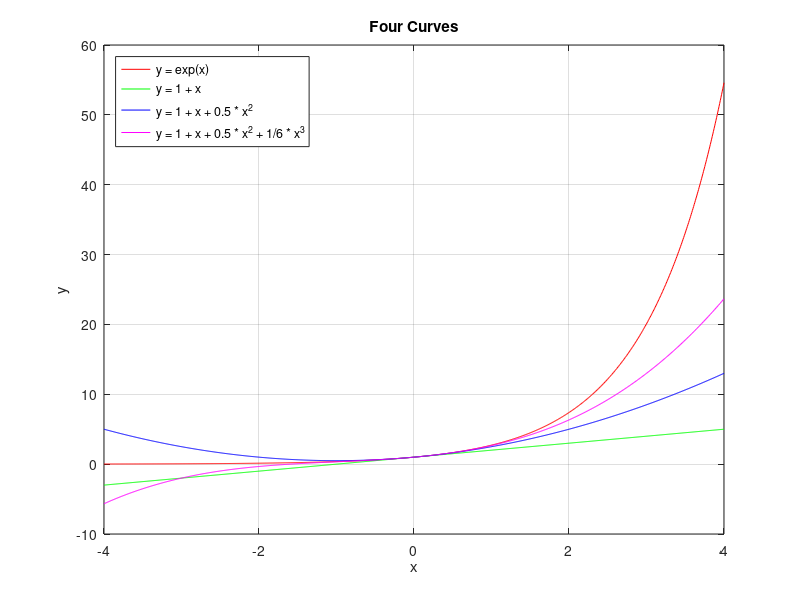
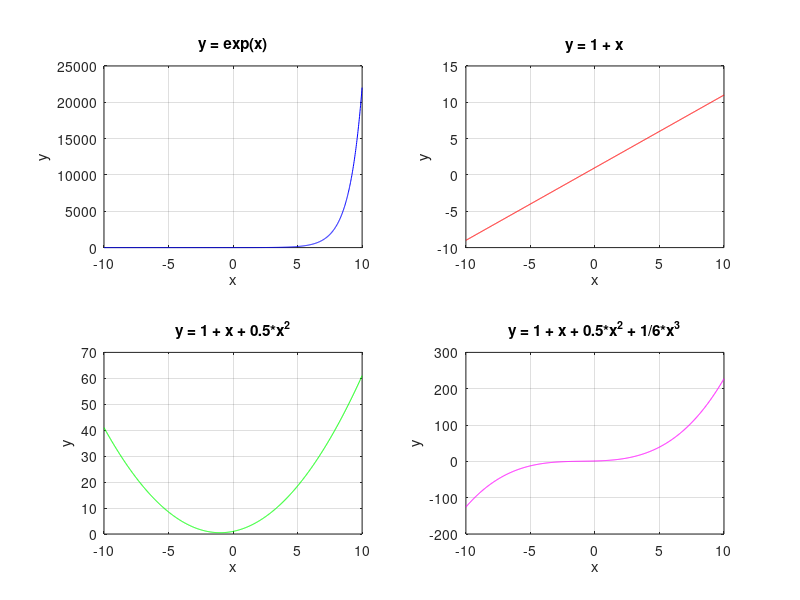

MATLAB code to generate these figures, in order:
%% 同一个坐标系下
x = linspace(-4,4,1000);

% 计算 y1、y2、y3、y4
y1 = exp(x);
y2 = 1 + x;
y3 = 1 + x + 0.5 * x.^2;
y4 = 1 + x + 0.5 * x.^2 + 1/6 * x.^3;

% 绘制曲线
plot(x, y1, 'r', x, y2, 'g', x, y3, 'b', x, y4, 'm');
hold on; % 保持绘图区域

% 添加标注
legend('y = exp(x)', 'y = 1 + x', 'y = 1 + x + 0.5 * x^2', 'y = 1 + x + 0.5 * x^2 + 1/6 * x^3', 'Location', 'northwest');
title('Four Curves');
xlabel('x');
ylabel('y');

grid on; % 显示网格


%% 用subplot画出
x = linspace(-10, 10, 1000);

% 计算四个曲线的数据
y1 = exp(x);
y2 = 1 + x;
y3 = 1 + x + 0.5 * x.^2;
y4 = 1 + x + 0.5 * x.^2 + 1/6 * x.^3;

% 创建包含四个子图的图形
figure;

% 第一个子图
subplot(2, 2, 1);
plot(x, y1, 'b');
title('y = exp(x)');
xlabel('x');
ylabel('y');
grid on;

% 第二个子图
subplot(2, 2, 2);
plot(x, y2, 'r');
title('y = 1 + x');
xlabel('x');
ylabel('y');
grid on;

% 第三个子图
subplot(2, 2, 3);
plot(x, y3, 'g');
title('y = 1 + x + 0.5*x^2');
xlabel('x');
ylabel('y');
grid on;

% 第四个子图
subplot(2, 2, 4);
plot(x, y4, 'm');
title('y = 1 + x + 0.5*x^2 + 1/6*x^3');
xlabel('x');
ylabel('y');
grid on;

